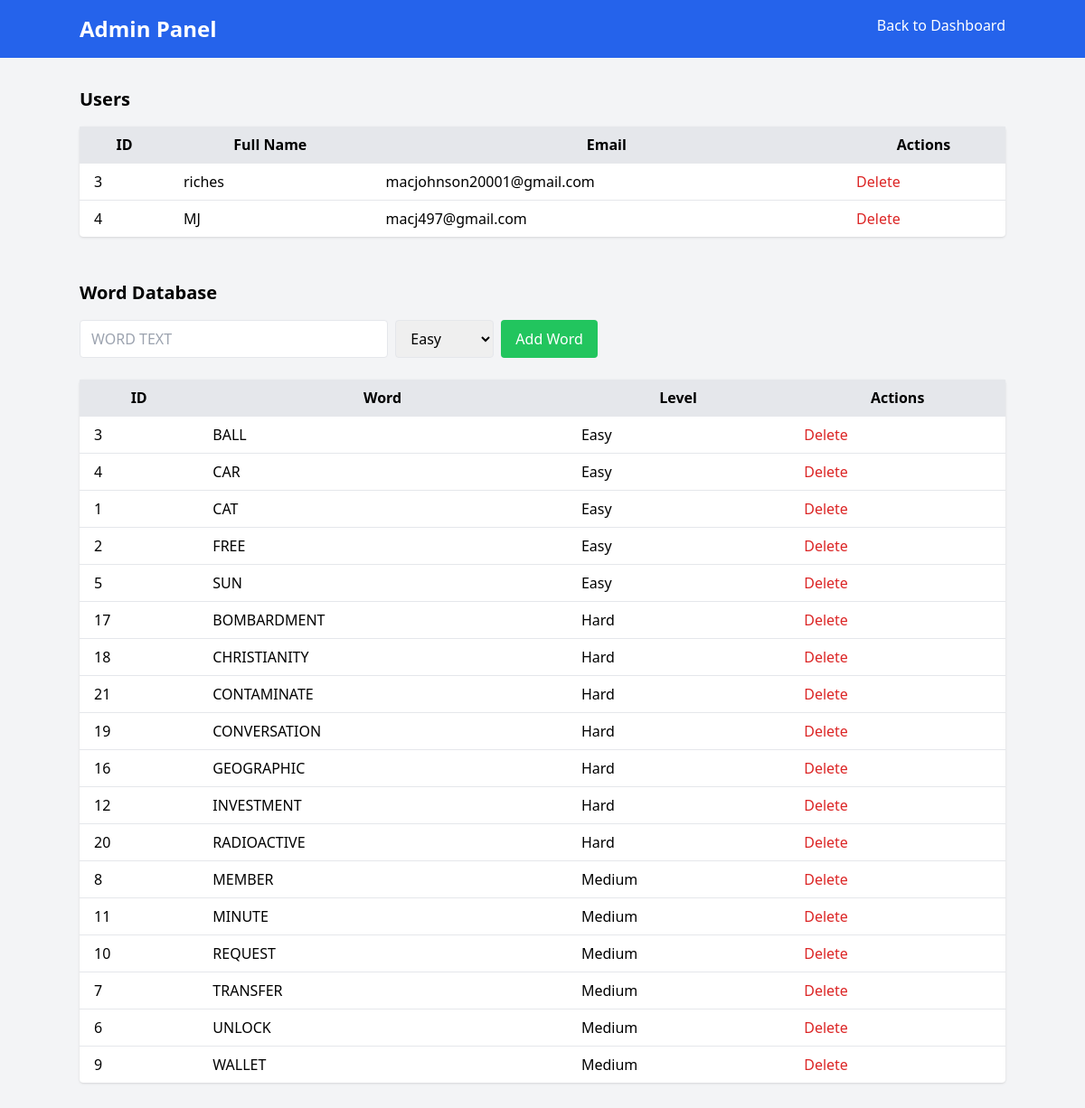
The page /admin (signed in) on the database its author committed.
### run.py (models this page shows, shortened)
class User(db.Model):
    id            = db.Column(db.Integer, primary_key=True)
    fullname      = db.Column(db.String(120), nullable=False)
    email         = db.Column(db.String(120), unique=True, nullable=False)
    password_hash = db.Column(db.String(128), nullable=False)

class Word(db.Model):
    id   = db.Column(db.Integer, primary_key=True)
    text = db.Column(db.String(50), unique=True, nullable=False)
    level= db.Column(db.String(20), nullable=False)

### run.py (the view)
@app.route('/admin')
def admin_panel():
    if 'user_id' not in session:
        return redirect(url_for('login'))
    users = User.query.all()
    words = Word.query.order_by(Word.level, Word.text).all()
    return render_template('admin.html', users=users, words=words)

### Templates/admin.html (shortened to what this page needs)
<!DOCTYPE html>
<html lang="en">
<head>
  <script src="https://cdn.tailwindcss.com"></script>
</head>
<body class="bg-gray-100 min-h-screen">
  <nav class="bg-blue-600 text-white p-4">
    <div class="container mx-auto flex justify-between">
      <h1 class="text-2xl font-bold">Admin Panel</h1>
      <a href="{{ url_for('dashboard') }}" class="hover:underline">Back to Dashboard</a>
    </div>
  </nav>
  <div class="container mx-auto py-8 space-y-12">
    <section>
      <h2 class="text-xl font-semibold mb-4">Users</h2>
      <table class="min-w-full bg-white shadow rounded">
        <thead class="bg-gray-200">
          <tr>
            <th class="px-4 py-2">ID</th>
            <th class="px-4 py-2">Full Name</th>
            <th class="px-4 py-2">Email</th>
            <th class="px-4 py-2">Actions</th>
          </tr>
        </thead>
        <tbody>
          {% for u in users %}
          <tr class="border-t">
            <td class="px-4 py-2">{{ u.id }}</td>
            <td class="px-4 py-2">{{ u.fullname }}</td>
            <td class="px-4 py-2">{{ u.email }}</td>
            <td class="px-4 py-2">
              <a href="{{ url_for('admin_delete_user', user_id=u.id) }}"
                 class="text-red-600 hover:underline">Delete</a>
            </td>
          </tr>
          {% endfor %}
        </tbody>
      </table>
    </section>
    <section>
      <h2 class="text-xl font-semibold mb-4">Word Database</h2>
      <form action="{{ url_for('admin_add_word') }}" method="post" class="mb-6 flex space-x-2">
        <input name="text"    placeholder="WORD TEXT"
               class="border px-3 py-2 rounded w-1/3" required>
        <select name="level"  class="border px-3 py-2 rounded">
          <option value="easy">Easy</option>
        </select>
        <button type="submit"
                class="bg-green-500 text-white px-4 py-2 rounded hover:bg-green-600">
          Add Word
        </button>
      </form>
      <table class="min-w-full bg-white shadow rounded">
        <thead class="bg-gray-200">
          <tr>
            <th class="px-4 py-2">ID</th>
            <th class="px-4 py-2">Word</th>
            <th class="px-4 py-2">Level</th>
            <th class="px-4 py-2">Actions</th>
          </tr>
        </thead>
        <tbody>
          {% for w in words %}
          <tr class="border-t">
            <td class="px-4 py-2">{{ w.id }}</td>
            <td class="px-4 py-2">{{ w.text }}</td>
            <td class="px-4 py-2 capitalize">{{ w.level }}</td>
            <td class="px-4 py-2">
              <a href="{{ url_for('admin_delete_word', word_id=w.id) }}"
                 class="text-red-600 hover:underline">Delete</a>
            </td>
          </tr>
          {% endfor %}
        </tbody>
      </table>
    </section>
  </div>
</body>
</html>

### rows shown on the page
User: id "3", fullname "riches", email "macjohnson20001@gmail.com"
User: id "4", fullname "MJ", email "macj497@gmail.com"
Word: id "3", text "BALL", level "Easy"
Word: id "4", text "CAR", level "Easy"
Word: id "1", text "CAT", level "Easy"
Word: id "2", text "FREE", level "Easy"
Word: id "5", text "SUN", level "Easy"
Word: id "17", text "BOMBARDMENT", level "Hard"
Word: id "18", text "CHRISTIANITY", level "Hard"
Word: id "21", text "CONTAMINATE", level "Hard"
Word: id "19", text "CONVERSATION", level "Hard"
Word: id "16", text "GEOGRAPHIC", level "Hard"
Word: id "12", text "INVESTMENT", level "Hard"
Word: id "20", text "RADIOACTIVE", level "Hard"
Word: id "8", text "MEMBER", level "Medium"
Word: id "11", text "MINUTE", level "Medium"
Word: id "10", text "REQUEST", level "Medium"
Word: id "7", text "TRANSFER", level "Medium"
Word: id "6", text "UNLOCK", level "Medium"
Word: id "9", text "WALLET", level "Medium"
